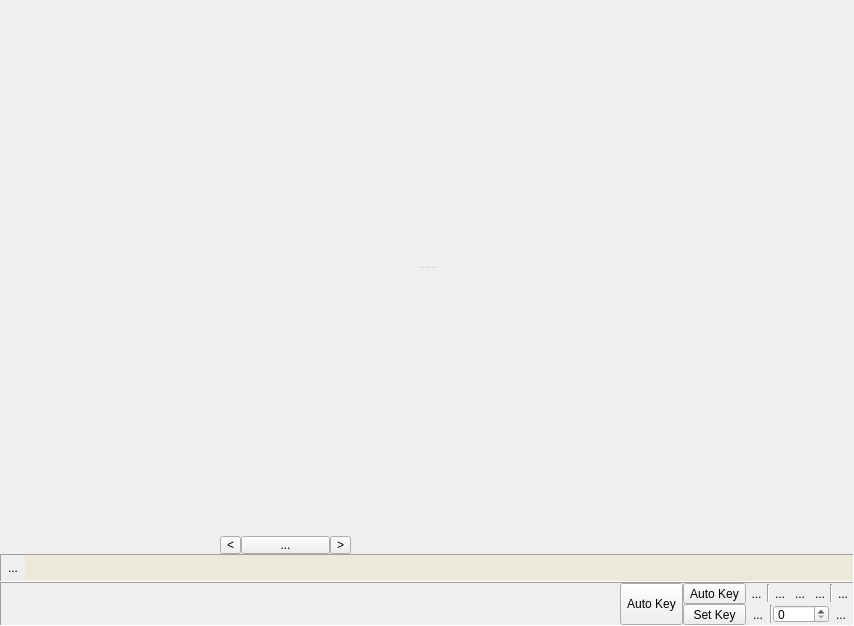
<ui version="4.0" >
 <class>GfxCentralClass</class>
 <widget class="QWidget" name="GfxCentralClass" >
  <property name="geometry" >
   <rect>
    <x>0</x>
    <y>0</y>
    <width>854</width>
    <height>626</height>
   </rect>
  </property>
  <property name="windowTitle" >
   <string>gfxcentral</string>
  </property>
  <layout class="QVBoxLayout" name="verticalLayout_4" >
   <property name="spacing" >
    <number>0</number>
   </property>
   <property name="margin" >
    <number>0</number>
   </property>
   <item>
    <widget class="QSplitter" name="splitter" >
     <property name="orientation" >
      <enum>Qt::Vertical</enum>
     </property>
     <widget class="QWidget" native="1" name="viewFrame" >
      <property name="sizePolicy" >
       <sizepolicy vsizetype="Expanding" hsizetype="Expanding" >
        <horstretch>0</horstretch>
        <verstretch>0</verstretch>
       </sizepolicy>
      </property>
      <property name="minimumSize" >
       <size>
        <width>0</width>
        <height>120</height>
       </size>
      </property>
      <layout class="QHBoxLayout" name="horizontalLayout_8" >
       <property name="spacing" >
        <number>0</number>
       </property>
       <property name="margin" >
        <number>0</number>
       </property>
      </layout>
     </widget>
     <widget class="QWidget" native="1" name="trackViewC" >
      <property name="sizePolicy" >
       <sizepolicy vsizetype="Expanding" hsizetype="Expanding" >
        <horstretch>0</horstretch>
        <verstretch>0</verstretch>
       </sizepolicy>
      </property>
      <layout class="QHBoxLayout" name="horizontalLayout_7" >
       <property name="spacing" >
        <number>0</number>
       </property>
       <property name="margin" >
        <number>0</number>
       </property>
      </layout>
     </widget>
    </widget>
   </item>
   <item>
    <widget class="QWidget" native="1" name="miniTrack" >
     <layout class="QVBoxLayout" name="verticalLayout_3" >
      <property name="spacing" >
       <number>0</number>
      </property>
      <property name="margin" >
       <number>0</number>
      </property>
      <item>
       <widget class="QFrame" name="frame_4" >
        <property name="sizePolicy" >
         <sizepolicy vsizetype="Fixed" hsizetype="Expanding" >
          <horstretch>0</horstretch>
          <verstretch>0</verstretch>
         </sizepolicy>
        </property>
        <property name="minimumSize" >
         <size>
          <width>0</width>
          <height>18</height>
         </size>
        </property>
        <property name="frameShape" >
         <enum>QFrame::NoFrame</enum>
        </property>
        <property name="frameShadow" >
         <enum>QFrame::Plain</enum>
        </property>
        <widget class="QWidget" native="1" name="widget_4" >
         <property name="geometry" >
          <rect>
           <x>220</x>
           <y>0</y>
           <width>131</width>
           <height>18</height>
          </rect>
         </property>
         <property name="sizePolicy" >
          <sizepolicy vsizetype="Expanding" hsizetype="Preferred" >
           <horstretch>0</horstretch>
           <verstretch>0</verstretch>
          </sizepolicy>
         </property>
         <layout class="QHBoxLayout" name="horizontalLayout_6" >
          <property name="spacing" >
           <number>0</number>
          </property>
          <property name="margin" >
           <number>0</number>
          </property>
          <item>
           <widget class="QToolButton" name="mini_goPrev" >
            <property name="sizePolicy" >
             <sizepolicy vsizetype="Expanding" hsizetype="Fixed" >
              <horstretch>0</horstretch>
              <verstretch>0</verstretch>
             </sizepolicy>
            </property>
            <property name="text" >
             <string>&lt;</string>
            </property>
           </widget>
          </item>
          <item>
           <widget class="QToolButton" name="mini_drag" >
            <property name="sizePolicy" >
             <sizepolicy vsizetype="Expanding" hsizetype="Expanding" >
              <horstretch>0</horstretch>
              <verstretch>0</verstretch>
             </sizepolicy>
            </property>
            <property name="text" >
             <string>...</string>
            </property>
           </widget>
          </item>
          <item>
           <widget class="QToolButton" name="mini_goNext" >
            <property name="sizePolicy" >
             <sizepolicy vsizetype="Expanding" hsizetype="Fixed" >
              <horstretch>0</horstretch>
              <verstretch>0</verstretch>
             </sizepolicy>
            </property>
            <property name="text" >
             <string>></string>
            </property>
           </widget>
          </item>
         </layout>
        </widget>
       </widget>
      </item>
      <item>
       <widget class="QFrame" name="frame_2" >
        <property name="frameShape" >
         <enum>QFrame::Panel</enum>
        </property>
        <property name="frameShadow" >
         <enum>QFrame::Sunken</enum>
        </property>
        <layout class="QHBoxLayout" name="horizontalLayout_4" >
         <property name="spacing" >
          <number>0</number>
         </property>
         <property name="margin" >
          <number>0</number>
         </property>
         <item>
          <widget class="QToolButton" name="toggleTrackEdit" >
           <property name="text" >
            <string>...</string>
           </property>
           <property name="icon" >
            <iconset>
             <normaloff>://track/toggle_track.png</normaloff>://track/toggle_track.png</iconset>
           </property>
           <property name="iconSize" >
            <size>
             <width>24</width>
             <height>24</height>
            </size>
           </property>
           <property name="checked" >
            <bool>false</bool>
           </property>
           <property name="autoRaise" >
            <bool>true</bool>
           </property>
          </widget>
         </item>
         <item>
          <widget class="TimeLine" name="graphicsView" >
           <property name="sizePolicy" >
            <sizepolicy vsizetype="Fixed" hsizetype="Expanding" >
             <horstretch>0</horstretch>
             <verstretch>0</verstretch>
            </sizepolicy>
           </property>
           <property name="maximumSize" >
            <size>
             <width>16777215</width>
             <height>26</height>
            </size>
           </property>
           <property name="palette" >
            <palette>
             <active>
              <colorrole role="Base" >
               <brush brushstyle="SolidPattern" >
                <color alpha="255" >
                 <red>236</red>
                 <green>233</green>
                 <blue>216</blue>
                </color>
               </brush>
              </colorrole>
             </active>
             <inactive>
              <colorrole role="Base" >
               <brush brushstyle="SolidPattern" >
                <color alpha="255" >
                 <red>236</red>
                 <green>233</green>
                 <blue>216</blue>
                </color>
               </brush>
              </colorrole>
             </inactive>
             <disabled>
              <colorrole role="Base" >
               <brush brushstyle="SolidPattern" >
                <color alpha="255" >
                 <red>236</red>
                 <green>233</green>
                 <blue>216</blue>
                </color>
               </brush>
              </colorrole>
             </disabled>
            </palette>
           </property>
           <property name="autoFillBackground" >
            <bool>true</bool>
           </property>
           <property name="frameShape" >
            <enum>QFrame::NoFrame</enum>
           </property>
           <property name="frameShadow" >
            <enum>QFrame::Plain</enum>
           </property>
           <property name="verticalScrollBarPolicy" >
            <enum>Qt::ScrollBarAlwaysOff</enum>
           </property>
           <property name="horizontalScrollBarPolicy" >
            <enum>Qt::ScrollBarAlwaysOff</enum>
           </property>
          </widget>
         </item>
        </layout>
       </widget>
      </item>
     </layout>
    </widget>
   </item>
   <item>
    <widget class="QFrame" name="frame_3" >
     <property name="frameShape" >
      <enum>QFrame::Panel</enum>
     </property>
     <property name="frameShadow" >
      <enum>QFrame::Sunken</enum>
     </property>
     <layout class="QHBoxLayout" name="horizontalLayout_5" >
      <property name="spacing" >
       <number>0</number>
      </property>
      <property name="margin" >
       <number>0</number>
      </property>
      <item>
       <spacer name="horizontalSpacer" >
        <property name="orientation" >
         <enum>Qt::Horizontal</enum>
        </property>
        <property name="sizeHint" stdset="0" >
         <size>
          <width>639</width>
          <height>20</height>
         </size>
        </property>
       </spacer>
      </item>
      <item>
       <widget class="QFrame" name="frame" >
        <property name="sizePolicy" >
         <sizepolicy vsizetype="Fixed" hsizetype="Fixed" >
          <horstretch>0</horstretch>
          <verstretch>0</verstretch>
         </sizepolicy>
        </property>
        <property name="minimumSize" >
         <size>
          <width>232</width>
          <height>0</height>
         </size>
        </property>
        <property name="frameShape" >
         <enum>QFrame::NoFrame</enum>
        </property>
        <property name="frameShadow" >
         <enum>QFrame::Raised</enum>
        </property>
        <layout class="QHBoxLayout" name="horizontalLayout_3" >
         <property name="spacing" >
          <number>0</number>
         </property>
         <property name="margin" >
          <number>0</number>
         </property>
         <item>
          <widget class="QToolButton" name="setKey" >
           <property name="sizePolicy" >
            <sizepolicy vsizetype="Expanding" hsizetype="Expanding" >
             <horstretch>0</horstretch>
             <verstretch>0</verstretch>
            </sizepolicy>
           </property>
           <property name="text" >
            <string>Auto Key</string>
           </property>
           <property name="icon" >
            <iconset>
             <normaloff>://track/set_key.png</normaloff>://track/set_key.png</iconset>
           </property>
           <property name="iconSize" >
            <size>
             <width>32</width>
             <height>32</height>
            </size>
           </property>
          </widget>
         </item>
         <item>
          <widget class="QWidget" native="1" name="widget_3" >
           <property name="sizePolicy" >
            <sizepolicy vsizetype="Minimum" hsizetype="Fixed" >
             <horstretch>0</horstretch>
             <verstretch>0</verstretch>
            </sizepolicy>
           </property>
           <layout class="QVBoxLayout" name="verticalLayout" >
            <property name="spacing" >
             <number>0</number>
            </property>
            <property name="margin" >
             <number>0</number>
            </property>
            <item>
             <widget class="QToolButton" name="autoKeyMode" >
              <property name="sizePolicy" >
               <sizepolicy vsizetype="Expanding" hsizetype="Expanding" >
                <horstretch>0</horstretch>
                <verstretch>0</verstretch>
               </sizepolicy>
              </property>
              <property name="text" >
               <string>Auto Key</string>
              </property>
             </widget>
            </item>
            <item>
             <widget class="QToolButton" name="setKeyMode" >
              <property name="sizePolicy" >
               <sizepolicy vsizetype="Expanding" hsizetype="Expanding" >
                <horstretch>0</horstretch>
                <verstretch>0</verstretch>
               </sizepolicy>
              </property>
              <property name="text" >
               <string>Set Key</string>
              </property>
             </widget>
            </item>
           </layout>
          </widget>
         </item>
         <item>
          <widget class="QWidget" native="1" name="widget_2" >
           <property name="sizePolicy" >
            <sizepolicy vsizetype="Minimum" hsizetype="Fixed" >
             <horstretch>0</horstretch>
             <verstretch>0</verstretch>
            </sizepolicy>
           </property>
           <layout class="QVBoxLayout" name="verticalLayout_2" >
            <property name="spacing" >
             <number>0</number>
            </property>
            <property name="margin" >
             <number>0</number>
            </property>
            <item>
             <layout class="QHBoxLayout" name="horizontalLayout" >
              <property name="spacing" >
               <number>0</number>
              </property>
              <item>
               <widget class="QToolButton" name="goFirst" >
                <property name="text" >
                 <string>...</string>
                </property>
                <property name="icon" >
                 <iconset>
                  <normaloff>://track/go_first.png</normaloff>://track/go_first.png</iconset>
                </property>
                <property name="autoRaise" >
                 <bool>true</bool>
                </property>
               </widget>
              </item>
              <item>
               <widget class="Line" name="line" >
                <property name="sizePolicy" >
                 <sizepolicy vsizetype="Fixed" hsizetype="Fixed" >
                  <horstretch>0</horstretch>
                  <verstretch>0</verstretch>
                 </sizepolicy>
                </property>
                <property name="maximumSize" >
                 <size>
                  <width>3</width>
                  <height>18</height>
                 </size>
                </property>
                <property name="orientation" >
                 <enum>Qt::Vertical</enum>
                </property>
               </widget>
              </item>
              <item>
               <widget class="QToolButton" name="goPrev" >
                <property name="text" >
                 <string>...</string>
                </property>
                <property name="icon" >
                 <iconset>
                  <normaloff>://track/go_prev_frame.png</normaloff>://track/go_prev_frame.png</iconset>
                </property>
                <property name="autoRaise" >
                 <bool>true</bool>
                </property>
               </widget>
              </item>
              <item>
               <widget class="QToolButton" name="play" >
                <property name="text" >
                 <string>...</string>
                </property>
                <property name="icon" >
                 <iconset>
                  <normaloff>://track/play.png</normaloff>://track/play.png</iconset>
                </property>
                <property name="autoRaise" >
                 <bool>true</bool>
                </property>
               </widget>
              </item>
              <item>
               <widget class="QToolButton" name="goNext" >
                <property name="text" >
                 <string>...</string>
                </property>
                <property name="icon" >
                 <iconset>
                  <normaloff>://track/go_next_frame.png</normaloff>://track/go_next_frame.png</iconset>
                </property>
                <property name="autoRaise" >
                 <bool>true</bool>
                </property>
               </widget>
              </item>
              <item>
               <widget class="Line" name="line_2" >
                <property name="sizePolicy" >
                 <sizepolicy vsizetype="Fixed" hsizetype="Fixed" >
                  <horstretch>0</horstretch>
                  <verstretch>0</verstretch>
                 </sizepolicy>
                </property>
                <property name="maximumSize" >
                 <size>
                  <width>3</width>
                  <height>18</height>
                 </size>
                </property>
                <property name="orientation" >
                 <enum>Qt::Vertical</enum>
                </property>
               </widget>
              </item>
              <item>
               <widget class="QToolButton" name="goLast" >
                <property name="text" >
                 <string>...</string>
                </property>
                <property name="icon" >
                 <iconset>
                  <normaloff>://track/go_last.png</normaloff>://track/go_last.png</iconset>
                </property>
                <property name="autoRaise" >
                 <bool>true</bool>
                </property>
               </widget>
              </item>
             </layout>
            </item>
            <item>
             <layout class="QHBoxLayout" name="horizontalLayout_2" >
              <property name="spacing" >
               <number>0</number>
              </property>
              <item>
               <widget class="QToolButton" name="keyMoveMode" >
                <property name="text" >
                 <string>...</string>
                </property>
                <property name="icon" >
                 <iconset>
                  <normaloff>://track/key_move_mode.png</normaloff>://track/key_move_mode.png</iconset>
                </property>
                <property name="autoRaise" >
                 <bool>true</bool>
                </property>
               </widget>
              </item>
              <item>
               <widget class="Line" name="line_3" >
                <property name="sizePolicy" >
                 <sizepolicy vsizetype="Fixed" hsizetype="Fixed" >
                  <horstretch>0</horstretch>
                  <verstretch>0</verstretch>
                 </sizepolicy>
                </property>
                <property name="maximumSize" >
                 <size>
                  <width>3</width>
                  <height>18</height>
                 </size>
                </property>
                <property name="orientation" >
                 <enum>Qt::Vertical</enum>
                </property>
               </widget>
              </item>
              <item>
               <widget class="QSpinBox" name="curTime" >
                <property name="sizePolicy" >
                 <sizepolicy vsizetype="Fixed" hsizetype="Expanding" >
                  <horstretch>0</horstretch>
                  <verstretch>0</verstretch>
                 </sizepolicy>
                </property>
                <property name="maximumSize" >
                 <size>
                  <width>16777215</width>
                  <height>18</height>
                 </size>
                </property>
               </widget>
              </item>
              <item>
               <widget class="QToolButton" name="timeConfig" >
                <property name="text" >
                 <string>...</string>
                </property>
                <property name="icon" >
                 <iconset>
                  <normaloff>://track/time_config.png</normaloff>://track/time_config.png</iconset>
                </property>
                <property name="autoRaise" >
                 <bool>true</bool>
                </property>
               </widget>
              </item>
             </layout>
            </item>
           </layout>
          </widget>
         </item>
        </layout>
       </widget>
      </item>
     </layout>
    </widget>
   </item>
  </layout>
 </widget>
 <layoutdefault spacing="6" margin="11" />
 <customwidgets>
  <customwidget>
   <class>TimeLine</class>
   <extends>QGraphicsView</extends>
   <header>timeline.h</header>
  </customwidget>
 </customwidgets>
 <resources>
  <include location="resources/editor.qrc" />
 </resources>
 <connections/>
</ui>
